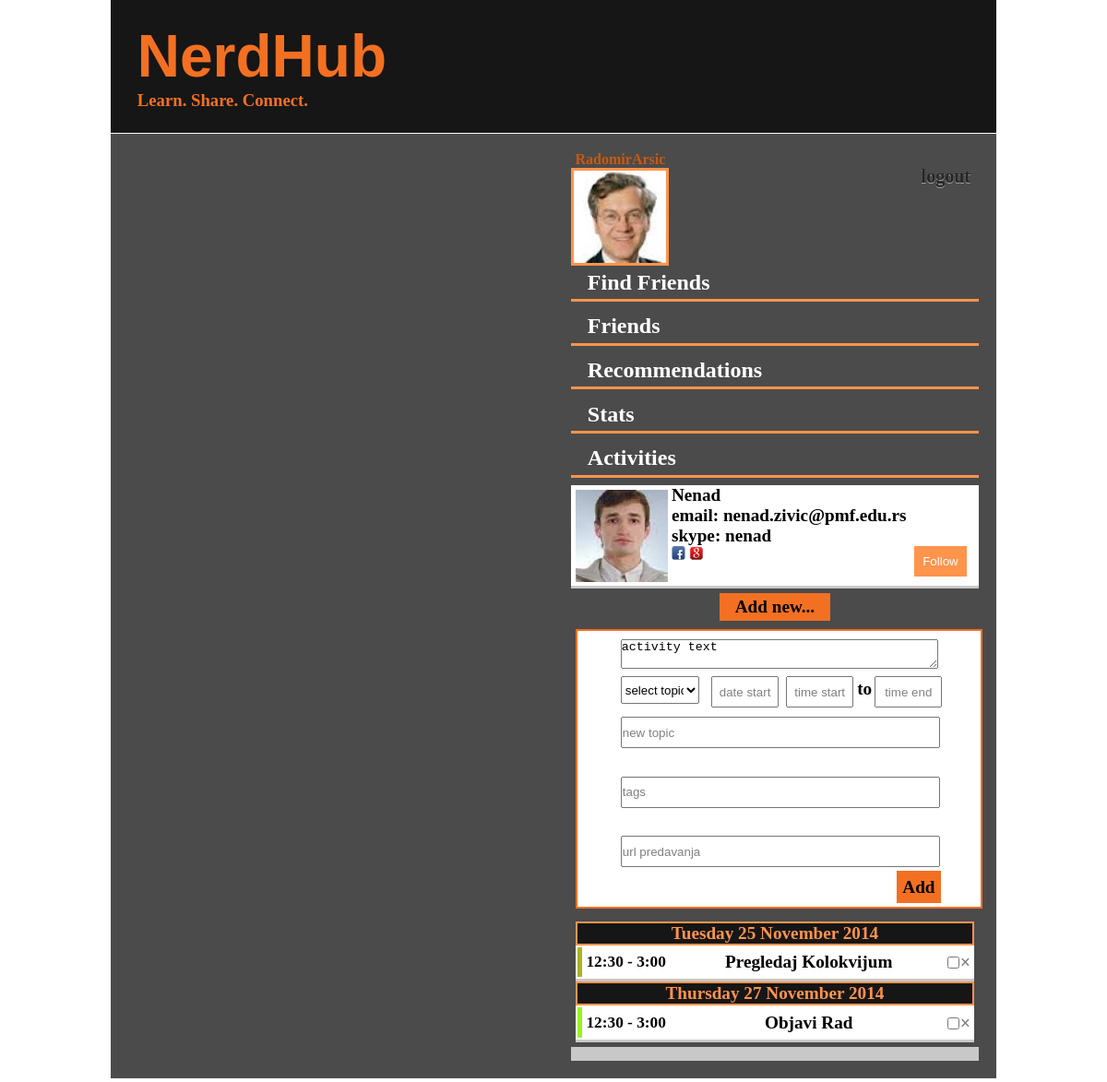
The app's page /prva_strana.php (signed in) with its own data.
### tables this page shows
CREATE TABLE IF NOT EXISTS `user` (
  `username` varchar(45) NOT NULL,
  `password` varchar(45) NOT NULL,
  `email` varchar(100) NOT NULL,
  `skype` varchar(45) DEFAULT NULL,
  `facebook` varchar(45) DEFAULT NULL,
  `google` varchar(45) DEFAULT NULL,
  `slika_url` varchar(100) NOT NULL,
  `fakultet_id` int(11) NOT NULL,
  `grad_id` int(11) NOT NULL,
  PRIMARY KEY (`username`),
  KEY `fk_user_fakultet_idx` (`fakultet_id`),
  KEY `fk_user_grad_idx` (`grad_id`)
);

CREATE TABLE IF NOT EXISTS `aktivnost` (
  `id` int(11) NOT NULL AUTO_INCREMENT,
  `user_id` varchar(45) NOT NULL,
  `datum_objave` datetime NOT NULL,
  `pocetni_datum` datetime NOT NULL,
  `krajnji_datum` datetime NOT NULL,
  `tekst` varchar(2000) NOT NULL,
  `topic_id` int(11) DEFAULT NULL,
  `flag` int(11) NOT NULL,
  PRIMARY KEY (`id`),
  KEY `fk_aktivnost_user_idx` (`user_id`),
  KEY `fk_aktivnost_topic_idx` (`topic_id`)
);

CREATE TABLE IF NOT EXISTS `topic` (
  `id` int(11) NOT NULL AUTO_INCREMENT,
  `topic` varchar(100) NOT NULL,
  `user_id` varchar(45) NOT NULL,
  PRIMARY KEY (`id`),
  KEY `fk_topic_user_idx` (`user_id`)
);

### prva_strana.php (the view, shortened to what this page needs)
<!DOCTYPE html>
<html>
    <head>
        <link rel="stylesheet" type="text/css" href="css/prva_stranaStyle.css"/>
        <link rel="stylesheet" type="text/css" href="css/boki.css"/>
        <link rel="stylesheet" type="text/css" href="css/luka_style.css"/>
        <link rel="stylesheet" type="text/css" href="css/goalPrograss.css"/>
        <link rel="stylesheet" type="text/css" href="https://jonthornton.github.io/jquery-timepicker/jquery.timepicker.css" />
        <link rel="stylesheet" type="text/css" href="css/bootstrap-datepicker.css" />
        <link rel="stylesheet" type="text/css" href="css/jquery.ptTimeSelect.css" />
        <link rel="stylesheet" href="https://ajax.googleapis.com/ajax/libs/jqueryui/1.7.2/themes/ui-lightness/jquery-ui.css" type="text/css" media="all" />
    </head>
    <body>
        <div id="prva_str_wrapper">
            <header id="prva_strana_header">
                <h1 id="naslov_prva_str">NerdHub</h1>
                <h3 id="moto">Learn. Share. Connect.</h3>
            </header>
            <section id="log_in_page_main_section">
                    <?php
                        $username=$_SESSION['username'];
                    ?>
                 <article id="luka_part">
                    <div id="usernameluka"><?php echo $_SESSION["username"];?></div>
                    <a class="closepom" id="logout">logout</a>
                    <div id="profile_photo" style="background-image: url('<?php echo $_SESSION["slika_url"];?>');"></div>
                    <div >
                        <ul >
                            <li class="menu hover" id="memu_findf">Find Friends</li>
                            <li class="menu hover" id="menu_friends">Friends</li>
                            <li class="menu hover" id="menu_recomende">Recommendations</li>
                            <li class="menu hover" id="menu_stats">Stats</li>
                            <li class="menu hover" id="menu_activities">Activities</li>
                        </ul>
                    </div>
                    <div class="hidden menu_recomende">
                        <ul>
                            <?php
                                $sql="SELECT
                                        u.username,
                                        u.slika_url as slika_url,
                                        u.skype as skype,
                                        u.facebook as facebook,
                                        u.google as google,
                                        u.email as email,
                                        g.grad as grad,
                                        d.drzava as drzava,
                                        COUNT(t.tag) AS dobar
                                       FROM
                                        user u, aktivnost a, tag t, aktivnost_tag at, grad g, drzava d
                                       WHERE
                                        u.username = a.user_id
                                        AND a.id = at.aktivnost_id
                                        AND at.tag_id = t.id
                                        AND u.grad_id = g.id
                                        AND g.drzava_id = d.id
                                        AND t.id IN(
                                         SELECT
                                          t.id
                                         FROM
                                          user u, aktivnost a, tag t, aktivnost_tag at
                                         WHERE
                                          u.username = '$username'
                                          AND u.username = a.user_id
                                          AND a.id = at.aktivnost_id
                                          AND at.tag_id = t.id
                                         )
                                        AND u.username NOT IN(
                                         SELECT
                                          user_id_2
                                         FROM
                                          prati p
                                         WHERE
                                          user_id_1 = '$username'
                                        )
                                       GROUP BY
                                        1
                                       ORDER BY
                                        dobar DESC
                                       LIMIT
                                        1,5";
                               $kveri=  mysql_query($sql);
                               while ($row=  mysql_fetch_assoc($kveri)){
                                   $res="<li  class='list hover prijatelji' ><div id='recomended_friend'><img id='slika_prijatelj' src='".$row["slika_url"]."'/>";
                                        $res.="<p id='ime_prijatelja'>".$row["username"]."</p>  <br/><p id='email_prijatelja'>email: ";
                                        $res.=$row["email"]."</p><br><p id='skype_prijatelja'>skype: ".$row["skype"]."</p><br>";
                                        $res.="<a id='facebook_link' href='".$row["facebook"]."' target='_blank'><div style=";
                                        $res.='"'."background-image: url('images/icons/icon_facebook_small.png');".'"';
                                        $res.="id='facebok_button' class='hover'> </div></a><a id='google_plus_link' href='";
                                        $res.=$row["google"]."' target='_blank'><div style=".'"'."background-image: url('images/icons/google_icon_small.png');".'"';
                                        $res.=" id='google_button' class='hover'> </div></a><button id='follow' type='button'>Follow</button></div>";
                                        echo $res;
                               }
                            ?>
                        </ul>
                    </div>
     <div class="hidden activities">
                        <ul>
                            <div  class="hover " id="add_new_slide_down">Add new...</div>
                             <div id="add_new_activity">
                            <textarea id="text_aktivnosti"  >activity text</textarea>
                            <div id="basicExample" >
                            <select id="select_topic" name='topic'>
                                <option disabled selected value=''>select topic</option>
                            </select>
                                <input type="text" class="piker date start" value="date start"/>
                                <input type="text" class="piker time start" value="time start" /><span class="to">to</span>
                                <input type="text" class="piker time end" value="time end" />
                            </div>
                            <input type="text" id="new_topic" value="new topic" />
                            <div id="uokvireno"></div><br>
                            <input id="tagovi" type="text" name="tagovi" value="tags"/>
                            <div id="uokvirenofajl"></div><br/>
                            <input id="fajlovi_luka" type="text" name="fajlovi" value="url predavanja"/>
                              <div class="hover addnew">Add</div>
                            </div>
                            <div id="lista_taskova_boki">
                            <?php
                                function rgbcode($id){
                                    return '#'.substr(md5($id), 0, 6);
                                }
                                $sql="SELECT pocetni_datum, krajnji_datum, tekst, id ,topic_id
                                        FROM aktivnost
                                        WHERE user_id='$username' AND ((krajnji_datum>NOW() AND flag = 0) OR(krajnji_datum<=NOW() AND flag=0))
                                        ORDER BY krajnji_datum;";
                                $kveri=  mysql_query($sql);
                                $datum="hhahaha";
                                while($row=  mysql_fetch_assoc($kveri)){
                                    $niz=explode(" ",$row["pocetni_datum"]);
                                    $datum_new=$niz[0];
                                    $datum1= new DateTime($row["pocetni_datum"]);
                                    $dstamp=$datum1->getTimestamp();
                                    if($datum!==$datum_new){
                                        $datum=$datum_new;
                                        $res="<li  class='date_of_activity'>";
                                        $res.= date("l d F Y", $dstamp);
                                        $res.="</li>";
                                        echo $res;
                                    }
                                    $res="<div class='hovertextlist' hovertext='";
                                    if($row["topic_id"]!==NULL){
                                        $sql7="SELECT topic FROM topic WHERE id=".$row["topic_id"];
                                        $kveri7=  mysql_query($sql7);
                                        if($row7=  mysql_fetch_assoc($kveri7)){
                                            $res.=$row7["topic"];
                                        }else{
                                            $res.="Default";
                                        }
                                    }else{
                                        $res.="Default";
                                    }
                                    $res.="'><li  class='list hover '  ><table id='luka_tabela'>";
                                    $res.="<tr><td id='boje' style='border-color: ".  rgbcode($row["topic_id"]).";'>";
                                    $res.=date("G:i", $dstamp)." - ";
                                    $datum2= new DateTime($row["krajnji_datum"]);
                                    $dstamp2=$datum2->getTimestamp();
                                    $res.=date("G:i", $dstamp2)."</td><td id='luka_td_aktivnost'>";
                                    $res.=$row["tekst"]."</td><td id='luka_td_check'><div style='display: none;'>Stevanovicu trebo div</div> <input class='wtfxd' id='luka_check' type='checkbox'/></td>";
                                    $res.="<td id='luka_td_x'><div id='sk_div' style='display: none;'>".$row["id"]."</div> <a id='luka_margina' class='closea'>×</a></td>";
                                    $res.="</tr></table></li></div>";
                                    echo $res;
                                }
                            ?>
                        </ul>
                        </div>
                    <div class="hidden stats">
                        <?php
                            $sql="SELECT tag, sum(UNIX_TIMESTAMP(krajnji_datum)-UNIX_TIMESTAMP(pocetni_datum)) as trajanje, round(
                            sum(UNIX_TIMESTAMP(krajnji_datum)-UNIX_TIMESTAMP(pocetni_datum))/(
                            SELECT SUM( (UNIX_TIMESTAMP( krajnji_datum ) - UNIX_TIMESTAMP( pocetni_datum ))  * (
                            SELECT COUNT( * )
                            FROM aktivnost_tag
                            WHERE aktivnost_id = id ) )
                            FROM aktivnost
                            WHERE user_id =  '$username'
                            )*100,2) as posto
                            FROM aktivnost,tag,aktivnost_tag WHERE user_id='$username' AND aktivnost.id=aktivnost_id AND tag.id=tag_id
                            GROUP BY tag
                            ORDER BY trajanje DESC
                            LIMIT 0,4;";
                            $kveri=  mysql_query($sql);
                            $i=1;
                            $sum=0;
                            $sump=0;
                            while($row= mysql_fetch_assoc($kveri)){
                                $time=$row["trajanje"];
                                $sati=(int)($time / 3600);
                                $minuti= (int)($time / 60);
                                $minuti-=$sati*60;
                                $res="<div  class='list'>    <div id='bar' class='progressbar".$i.
                                        "' progress='".$row["posto"]."' name='".$row["tag"].
                                        " ".$sati."h ".$minuti."m"."' color='";
                                switch ($i) {
                                    case 1: $res.="#161616";
                                        break;
                                    case 2: $res.="#161616";
                                            break;
                                    case 3: $res.="#161616";
                                            break;
                                    case 4: $res.="#161616";
                                            break;
                                }
                                $res.="'></div> </div>";
                                echo $res;
                                $sump+=$row["posto"];
                                $sum+=$time;
                                $i++;
                            }
                            $sql="SELECT sum(UNIX_TIMESTAMP(krajnji_datum)-UNIX_TIMESTAMP(pocetni_datum)) AS ukupno
                                FROM aktivnost, aktivnost_tag, tag
                                WHERE user_id='$username' AND aktivnost_id=aktivnost.id AND tag_id=tag.id";
                            $kveri=  mysql_query($sql);
                            $ostalo=0;
                            if($row=  mysql_fetch_assoc($kveri)){
                                $ostalo=$row["ukupno"];
                            }
                            $ostalo-=$sum;
                            $osati=(int)($ostalo / 3600);
                            $ominuti= (int)($ostalo / 60);
                            $ominuti-=$osati*60;
                        ?>
                        <div  class="list">    <div id="bar" class="progressbar5" progress="<?php echo 100-$sump; ?>" name="Ostalo <?php echo $osati."h ".$ominuti."m" ?>" color="black"></div> </div>
                    </div>
                </article>
            </section>
        </div>
    </body>
</html>

### records on screen
user: slika_url (picture), username "Nenad", email "nenad.zivic@pmf.edu.rs", skype "nenad"
aktivnost: pocetni_datum "Tuesday 25 November 2014", res "12:30 -", krajnji_datum "3:00", tekst "Pregledaj Kolokvijum"
aktivnost: res "Thursday 27 November 2014", res "12:30 -", krajnji_datum "3:00", tekst "Objavi Rad"

### other values on screen
$_SESSION["username"] "RadomirArsic"
